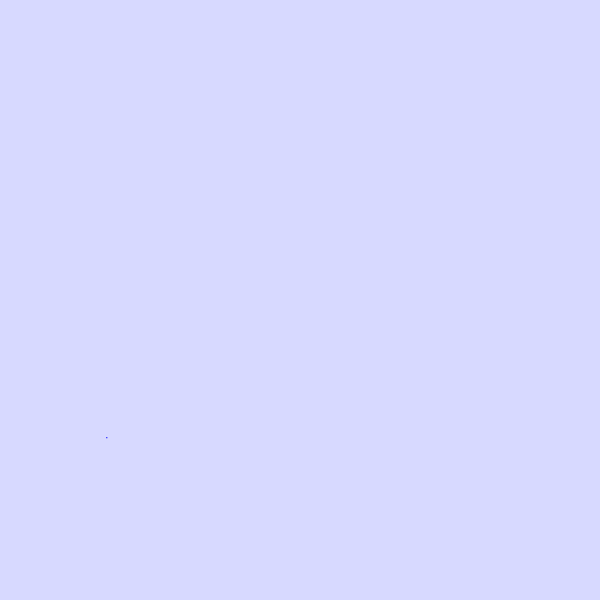
Frame 1 (no input)
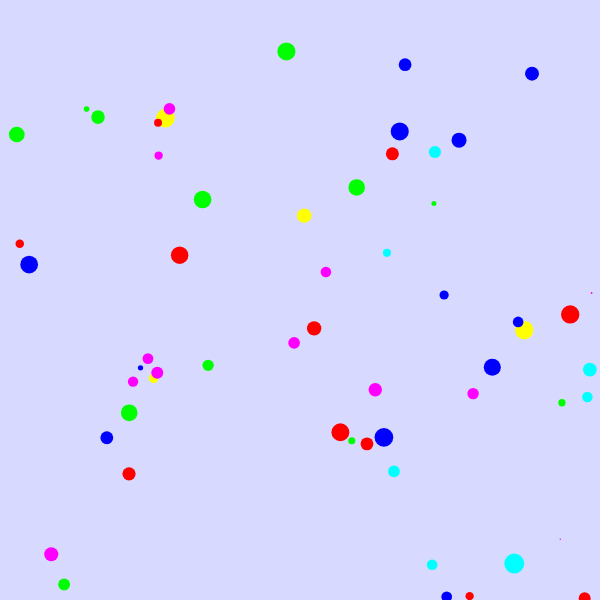
Frame 60 (no input)
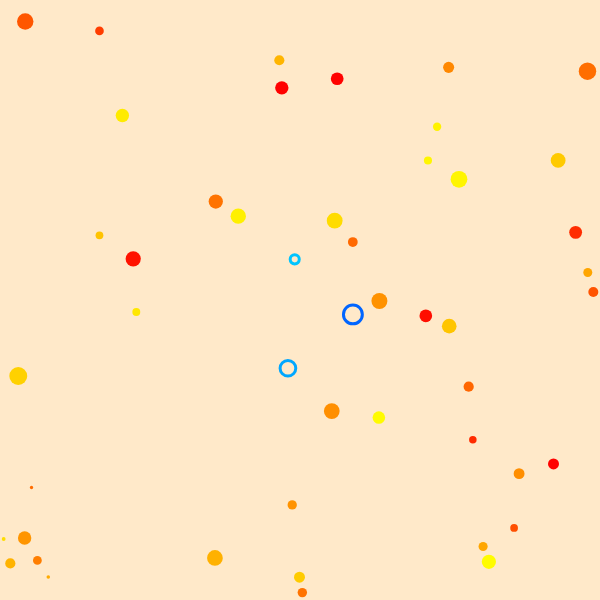
Frame 120 (the mouse pressed at the canvas centre since frame 60)

The p5.js sketch that drew these frames (run headless with seeded random() and noise() and a simulated clock; from frame 60 on, the mouse is pressed at the canvas centre):

// p5.js sketch
// ── sketch.js
/*
* Title: Homework 5 - Dots Dots Dots
* Author: Josiah Dudden
* Date: Feb 2026
* Simple Description: A canvas of dots with a random color scheme that grows into view over time. Dots hold random size and color, and moving the mouse near them will invert their color and turn them into a ring
* Instructions: Move the mouse, click to regenerate canvas
*/

let dots = []

//array of possible color schemes to be chosen upon redraw 
let colorSchemes = ["warm", "cool", "rainbow", "purple"]

function setup() {
  createCanvas(600, 600);
  angleMode(DEGREES)
  
  colorScheme = random(colorSchemes)
  
  //loop that creates the dots
  for (i = 0; i < 500; i++) {
    dots.push(new Dot());
  }
}

function draw() {
  background(220)
  switch(colorScheme) {
    case "warm":
      background("#ffe9c9")
      break;
    case "cool":
      background("#a7dbc4")
      break;
    case "rainbow":
      background("#D7D9FF")
      break;
    case "purple":
      background("#caa7db")
      break;
  }
  
  let t = frameCount / 60;
  
  for (let dot of dots){
    dot.update(t);
    dot.display();
  }
}

class Dot {
  constructor() {
    this.pos = createVector(random(0, width), random(0, height))
    this.goalSize = random(8, 20)
    this.size = 0
    
    //set color scheme according to random choice earlier
    switch(colorScheme) {
      case "warm":
        this.col = lerpColor(color(255, 0, 0), color(255, 255, 0), random())
        break;
        
      case "cool":
        this.col = lerpColor(color(0, 255, 0), color(0, 0, 255), random())
        break;
        
      case "rainbow":
        let colorChoices = [color(255, 0, 0), color(0, 255, 0), color(0, 0, 255), color(255, 255, 0), color(255, 0, 255), color(0, 255, 255)]
        this.col = random(colorChoices)
        break;
        
      case "purple":
        this.col = lerpColor(color(150, 0, 255), color(255, 0, 200), random())
        break;
        
      default:
        print("Invalid Color Scheme!")
        throw Error
    }
    
    //dots to appear in pieces
    this.spawnTimer = random(0, 600)
    this.isActive = false
    
    //for color logic
    this.isFilled = true
    this.isInverted = false
  }
  
  update(time) {
    this.spawnTimer--
    if (this.spawnTimer <= 0){
      this.isActive = true
    }
    
    if (this.isActive) {
      this.size = lerp(this.size, this.goalSize, 0.1)
    }
    
    //get mouse distance
    let mousePos = createVector(mouseX, mouseY)
    let mouseDist = this.pos.dist(mousePos)
        
    if (mouseDist < 75){
      //inverts the color, formatted this way such that it only runs once
      if (!this.isInverted) {
        this.col.setRed(255 - red(this.col))
        this.col.setGreen(255 - green(this.col))
        this.col.setBlue(255 - blue(this.col))
        this.isInverted = true
      }
      
      this.isFilled = false
    }
    else {
      if (this.isInverted) {
        this.col.setRed(255 - red(this.col))
        this.col.setGreen(255 - green(this.col))
        this.col.setBlue(255 - blue(this.col))
        this.isInverted = false
      }
      this.isFilled = true
    }
  }
  
  display() {
    
    //draw dots
    if (this.isActive){
      if (this.isFilled){
        fill(this.col)  
        noStroke();
        ellipse(this.pos.x, this.pos.y, this.size) 
      }
      else {
        noFill()
        stroke(this.col)
        strokeWeight(3)
        ellipse(this.pos.x, this.pos.y, this.size) 
      }
    }
  }
}

//reset canvas
function mousePressed() {
  dots = [] 
  setup();
}
